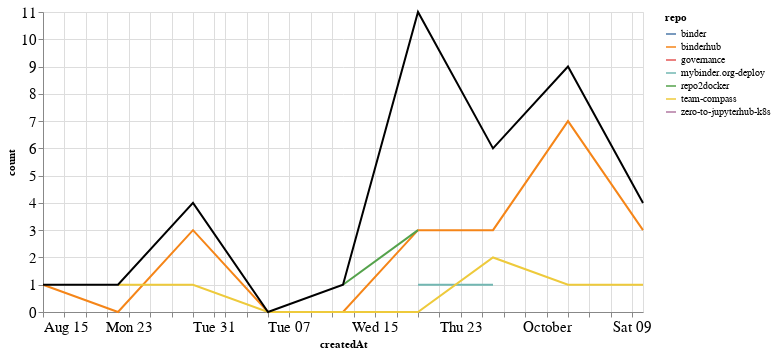

Notebook code for this chart:
### Markdown cell above
### Comments

### Code cell
comments_time = comments.groupby('repo').resample('W', on='createdAt').count()['author'].reset_index()
comments_time = comments_time.rename(columns={'author': 'count'})
comments_time_total = comments_time.groupby('createdAt').agg({"count": "sum"}).reset_index()
ch1 = alt.Chart(comments_time, width=600).mark_line().encode(
    x='createdAt',
    y='count',
    color='repo',
    tooltip="repo"
)

ch2 = alt.Chart(comments_time_total, width=600).mark_line(color="black").encode(
    x='createdAt',
    y='count',
)

ch1 + ch2

### Figure 1 — Vega-Lite specification as saved in the notebook (floating-point values rounded to 4 significant figures)
{"config": {"axisLeft": {"labelFontSize": 15}, "axisBottom": {"labelFontSize": 15}}, "layer": [{"data": {"name": "data-d302cf963240343df71fde934e8997d6"}, "mark": "line", "encoding": {"color": {"type": "nominal", "field": "repo"}, "tooltip": {"type": "nominal", "field": "repo"}, "x": {"type": "temporal", "field": "createdAt"}, "y": {"type": "quantitative", "field": "count"}}, "width": 600}, {"data": {"name": "data-b00b1ca1faa29fd2a69d8cde76d48a67"}, "mark": {"type": "line", "color": "black"}, "encoding": {"x": {"type": "temporal", "field": "createdAt"}, "y": {"type": "quantitative", "field": "count"}}, "width": 600}], "$schema": "https://vega.github.io/schema/vega-lite/v4.8.1.json", "datasets": {"data-d302cf963240343df71fde934e8997d6": [{"repo": "binder", "createdAt": "2021-09-19T00:00:00", "count": 3}, {"repo": "binderhub", "createdAt": "2021-08-15T00:00:00", "count": 1}, {"repo": "binderhub", "createdAt": "2021-08-22T00:00:00", "count": 0}, {"repo": "binderhub", "createdAt": "2021-08-29T00:00:00", "count": 3}, {"repo": "binderhub", "createdAt": "2021-09-05T00:00:00", "count": 0}, {"repo": "binderhub", "createdAt": "2021-09-12T00:00:00", "count": 0}, {"repo": "binderhub", "createdAt": "2021-09-19T00:00:00", "count": 3}, {"repo": "binderhub", "createdAt": "2021-09-26T00:00:00", "count": 3}, {"repo": "binderhub", "createdAt": "2021-10-03T00:00:00", "count": 7}, {"repo": "binderhub", "createdAt": "2021-10-10T00:00:00", "count": 3}, {"repo": "governance", "createdAt": "2021-09-19T00:00:00", "count": 1}, {"repo": "mybinder.org-deploy", "createdAt": "2021-09-19T00:00:00", "count": 1}, {"repo": "mybinder.org-deploy", "createdAt": "2021-09-26T00:00:00", "count": 1}, {"repo": "repo2docker", "createdAt": "2021-09-12T00:00:00", "count": 1}, {"repo": "repo2docker", "createdAt": "2021-09-19T00:00:00", "count": 3}, {"repo": "team-compass", "createdAt": "2021-08-22T00:00:00", "count": 1}, {"repo": "team-compass", "createdAt": "2021-08-29T00:00:00", "count": 1}, {"repo": "team-compass", "createdAt": "2021-09-05T00:00:00", "count": 0}, {"repo": "team-compass", "createdAt": "2021-09-12T00:00:00", "count": 0}, {"repo": "team-compass", "createdAt": "2021-09-19T00:00:00", "count": 0}, {"repo": "team-compass", "createdAt": "2021-09-26T00:00:00", "count": 2}, {"repo": "team-compass", "createdAt": "2021-10-03T00:00:00", "count": 1}, {"repo": "team-compass", "createdAt": "2021-10-10T00:00:00", "count": 1}, {"repo": "zero-to-jupyterhub-k8s", "createdAt": "2021-10-03T00:00:00", "count": 1}], "data-b00b1ca1faa29fd2a69d8cde76d48a67": [{"createdAt": "2021-08-15T00:00:00", "count": 1}, {"createdAt": "2021-08-22T00:00:00", "count": 1}, {"createdAt": "2021-08-29T00:00:00", "count": 4}, {"createdAt": "2021-09-05T00:00:00", "count": 0}, {"createdAt": "2021-09-12T00:00:00", "count": 1}, {"createdAt": "2021-09-19T00:00:00", "count": 11}, {"createdAt": "2021-09-26T00:00:00", "count": 6}, {"createdAt": "2021-10-03T00:00:00", "count": 9}, {"createdAt": "2021-10-10T00:00:00", "count": 4}]}}
